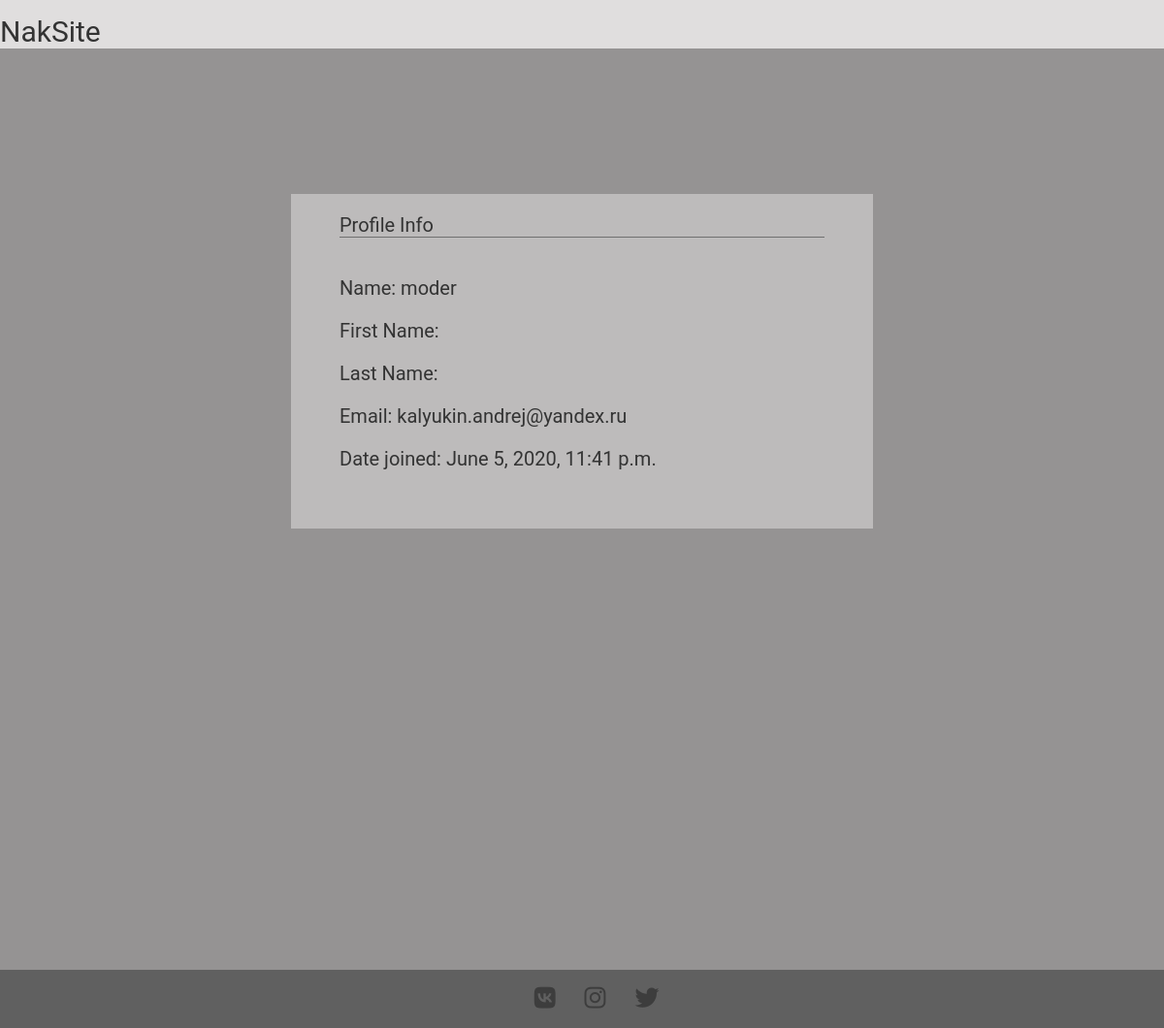
The page /user/1/ on the database its author committed.
### users/models.py (models this page shows, shortened)
class Profile(models.Model):
    user = models.OneToOneField(User, on_delete=models.CASCADE)
    banned = models.BooleanField(default=False)
    is_moder = models.BooleanField(default=False)
    class Meta:
        ordering = ['id']

### users/views.py (the view)
# urls.py: path('user/<int:id>/', user_views.other_profile, name='other_profile'),
def other_profile(request,id):
    user = get_object_or_404(Profile, id=id)
    context = {'user':user}
    return render(request, 'users/other_profile.html', context)

### users/templates/users/other_profile.html
{% extends 'blog/base.html' %}
{% load my_temtag %}
{% load crispy_forms_tags %}
{% block content %}
    <div class="container">
        <div class="profile_form">
            <div class="profile_container_form">
                Profile Info
                <div class="border_bottom"></div>
                <div style="padding: 20px 0">
                    <p>Name: {{ user.user.username }}</p>
                    <p>First Name: {{ user.user.first_name }}</p>
                    <p>Last Name: {{ user.user.last_name }}</p>
                    <p>Email: {{ user.user.email }}</p>
                    <p>Date joined: {{ user.user.date_joined }}</p>
                </div>
            </div>
        </div>
    </div>
{% endblock %}

### blog/static/css/style.css (style rules this page uses)
*, *:before, *:after { box-sizing: border-box; }
body { background-color: #959393; margin: 0; font-size: 15px; color: #333; font-family: "Roboto", "Lucida Grande", "DejaVu Sans", "Bitstream Vera Sans", Verdana, Arial, sans-serif; }
.container { width: 100%; max-width: 1200px; margin: 0 auto; }
.border_bottom { border-bottom: 1px solid #707070; }
.profile_form { background-color: #bdbbbb; margin: 10% auto; width: 600px; font-size: 20px; }
.profile_container_form { width: 500px; margin: 150px auto; padding: 20px 0; }

### rows shown on the page
Profile: user.username "moder", user.email "kalyukin.andrej@yandex.ru", user.date_joined "June 5, 2020, 11:41 p.m."
